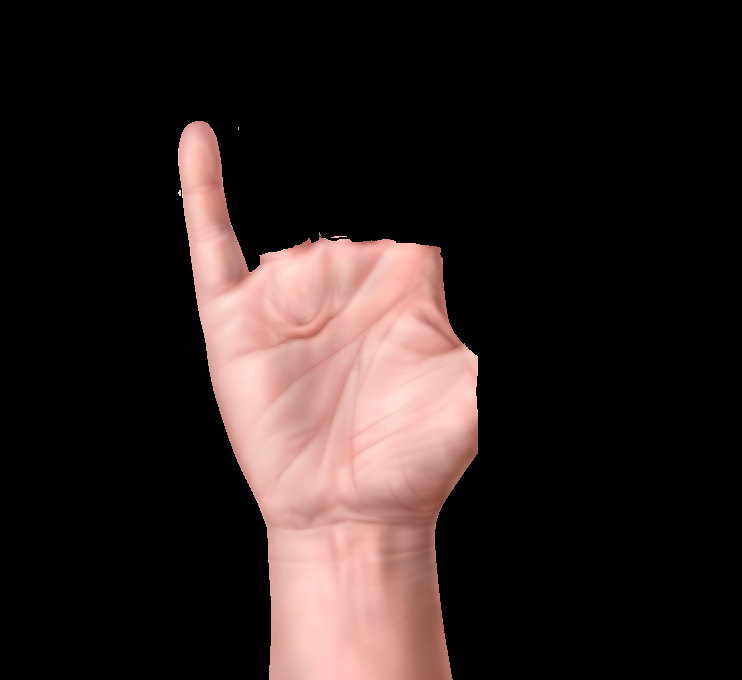
%> input picture Digital Image processing/Finger ditection/f1.png, 742 x 680 px
$ octave finger_detect.m   (GNU Octave 9; MATLAB toolbox functions it lacks are replaced by stand-ins)
%> lines starting %> are read from the running program, lines starting %| are printed output that depends on the picture; in (x1, y1, x2, y2) boxes, pixels count from 0 and x2, y2 are one past the last pixel; in counts of white or black regions, pixels touching at a corner belong together; the program's own positions count from 1
clc;
clear;
close all;

for i = 0:4
    %%%%%%%%%%%%%%%%%%%%%%%%%%%%%%%%%   Reading Images
    if (i == 0)
        Output1 = imread('f1.png');
%> Output1 is the input picture: size 680x742x3 uint8; mean R, G, B 44.8, 33.7, 32
    elseif (i == 1)
        Output1 = imread('f2.png');
    elseif (i == 2)
        Output1 = imread('f3.png');
    elseif (i == 3)
        Output1 = imread('f4.png');
    elseif (i == 4)
        Output1 = imread('f5.png');
    end

    %%%%%%%%%%%%%%%%%%%%%%%%%%%%%%%%%   Coverting to Binary Image
    Output2 = im2bw(rgb2gray(Output1), 0);
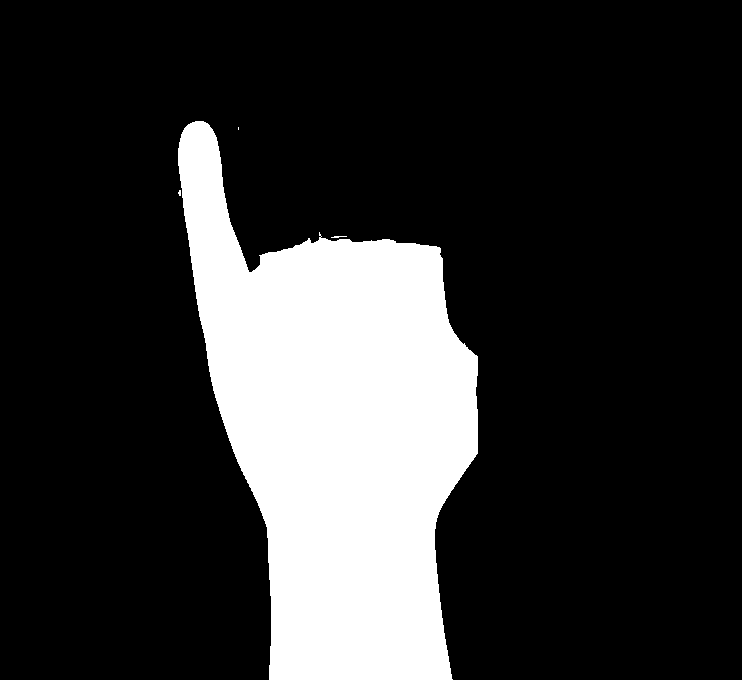
%> Output2: size 680x742 logical; 19.7% white; 4 white regions (2 under 20 px), largest, box (x1, y1, x2, y2) and area: (178, 121, 478, 680) 99413, (331, 236, 347, 238) 21

    %%%%%%%%%%%%%%%%%%%%%%%%%%%%%%%%%   Extracting Palm (first erosion, then dialation)
    StructElement = strel('disk',60);
    Erosion = imerode(Output2, StructElement);
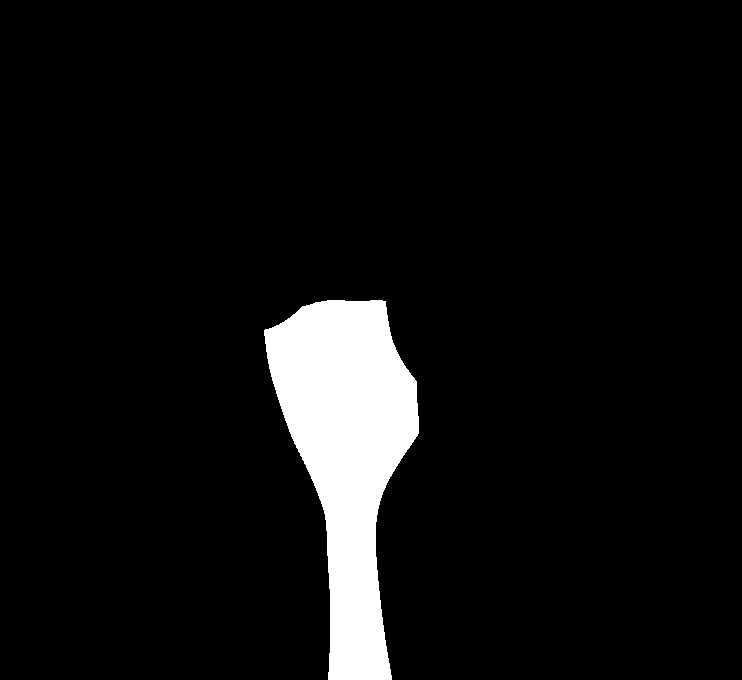
%> Erosion: size 680x742 logical; 6.4% white; 1 white region, box (x1, y1, x2, y2) and area: (264, 300, 419, 680) 32491
    Dilation = imdilate(Erosion, StructElement);
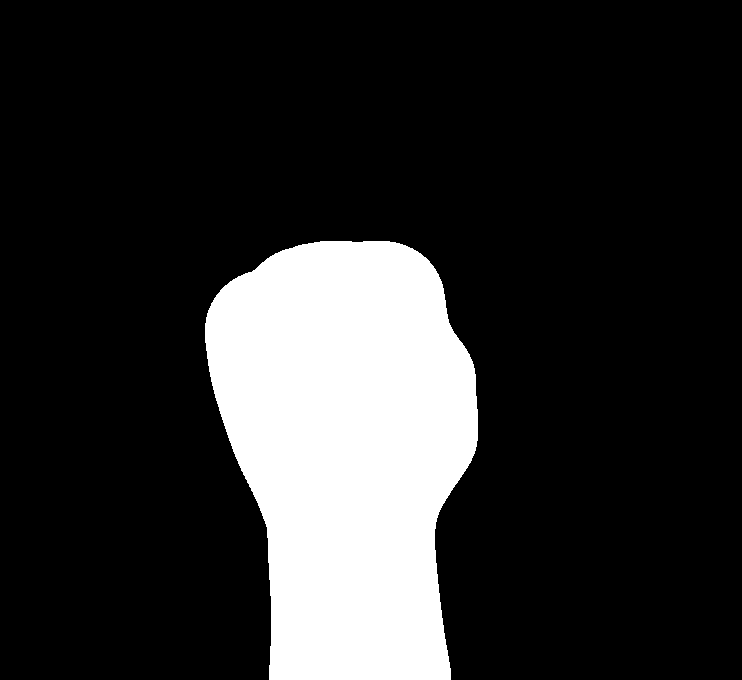
%> Dilation: size 680x742 logical; 18% white; 1 white region, box (x1, y1, x2, y2) and area: (205, 241, 478, 680) 90742
    Output3 = Dilation;

    %%%%%%%%%%%%%%%%%%%%%%%%%%%%%%%%%   Extracting Fingers (Noisy)
    Output4 = Output2 - Output3;
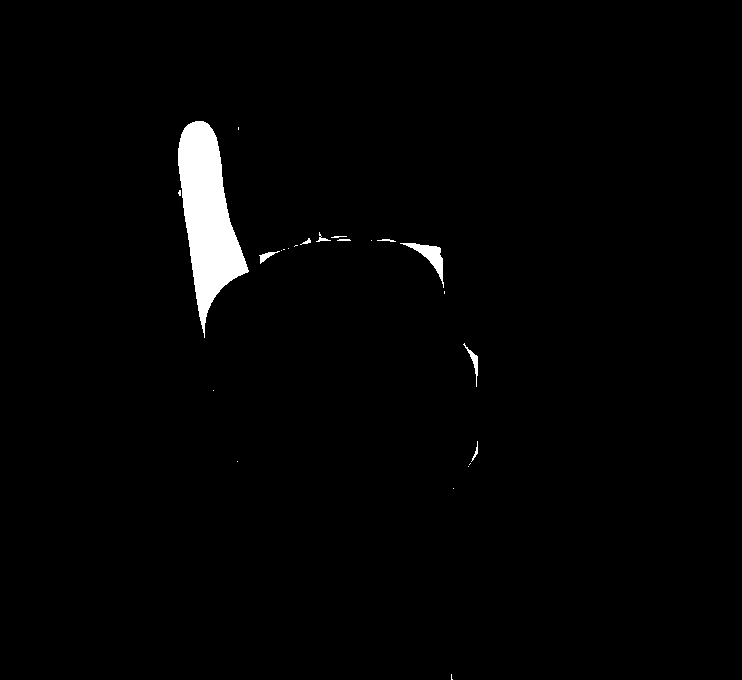
%> Output4: size 680x742 double; values 0 (black) and 1 (white), 1.7% white; 24 white regions (14 under 20 px), largest, box (x1, y1, x2, y2) and area: (178, 121, 249, 338) 7726, (400, 243, 444, 288) 520, (463, 343, 478, 387) 141

    %%%%%%%%%%%%%%%%%%%%%%%%%%%%%%%%%   Extracting Fingers (Noiseless)
    StructElement = strel('disk',10);
    Erosion = imerode(Output4, StructElement);
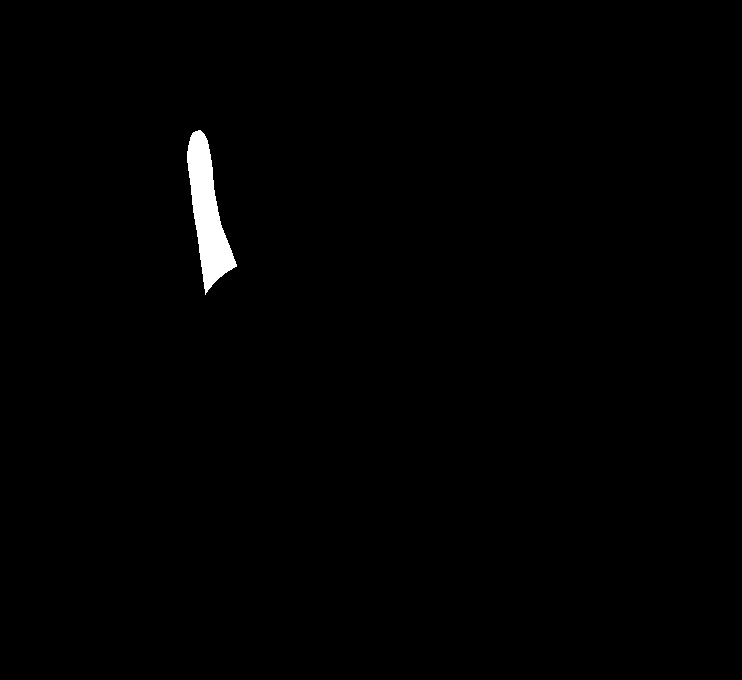
%> Erosion: size 680x742 double; values 0 (black) and 1 (white), 0.76% white; 1 white region, box (x1, y1, x2, y2) and area: (187, 130, 237, 295) 3857
    Output5 = Erosion;

    %%%%%%%%%%%%%%%%%%%%%%%%%%%%%%%%%   Number of fingers
    [img,Output6] = bwlabel(Output5);
%> Output6 = 1

    subplot(5, 6, i*6+1); imshow(Output1); title('Original');

    subplot(5, 6, i*6+2); imshow(Output2); title('Binary Image');

    subplot(5, 6, i*6+3); imshow(Output3); title('Palm');

    subplot(5, 6, i*6+4); imshow(Output4); title('Fingers (Noisy)');

    subplot(5, 6, i*6+5); imshow(Output5); title('Fingers(NoiseleSS)');

    subplot(5, 6, i*6+6); text(0.5, 0.5, int2str(Output6)); title('Number of Finger'); xticks([]); yticks([]);
%> after `yticks([])`:
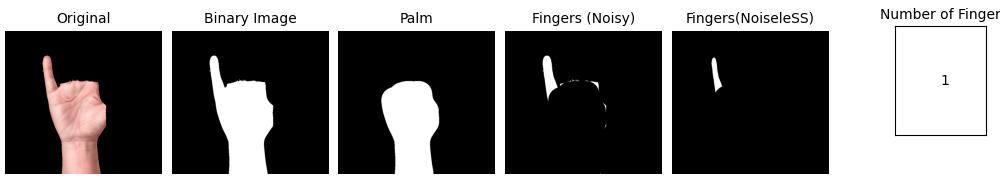
%> figure redrawn from the program's plot data, 6 panels
end
%> pass 2 of the loop `for i = 0:4`:
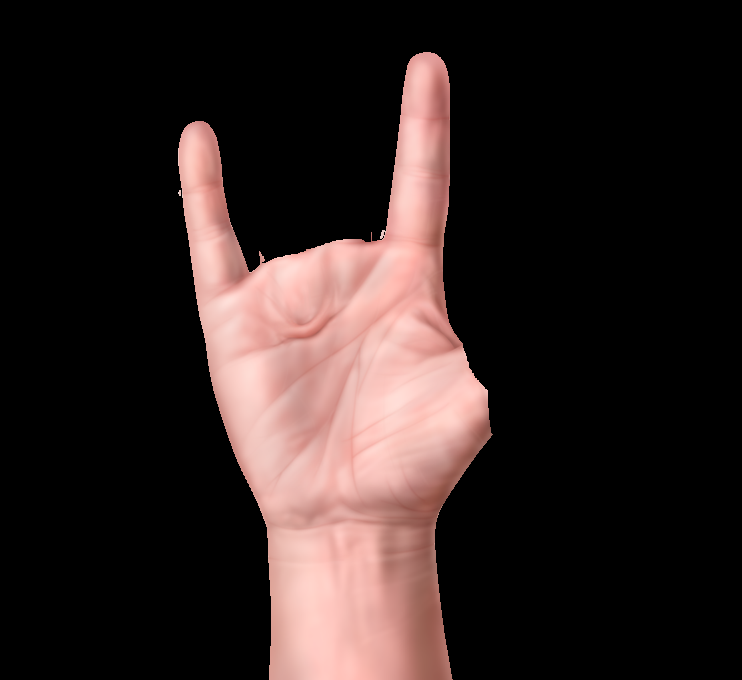
%> input picture Digital Image processing/Finger ditection/f2.png, 742 x 680 px
%> Output1 is the input picture: size 680x742x3 uint8; mean R, G, B 49.1, 36.7, 35
%> `Output2 = im2bw(rgb2gray(Output1), 0);`:
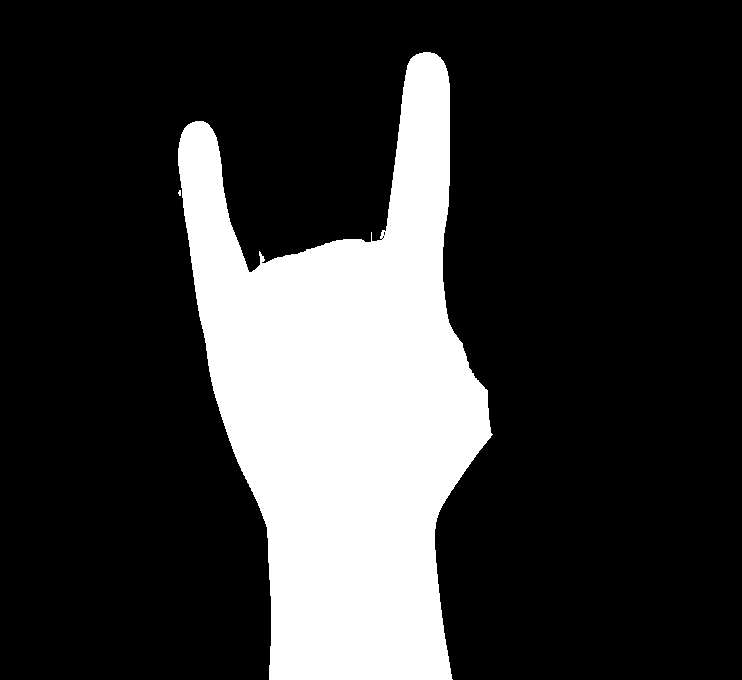
%> Output2: size 680x742 logical; 21.7% white; 2 white regions (1 under 20 px), largest, box (x1, y1, x2, y2) and area: (178, 52, 493, 680) 109379
%> Dilation: size 680x742 logical; 18% white; 1 white region, box (x1, y1, x2, y2) and area: (205, 240, 489, 680) 91022
%> Output4: size 680x742 double; values 0 (black) and 1 (white), 3.6% white; 37 white regions (31 under 20 px), largest, box (x1, y1, x2, y2) and area: (380, 52, 450, 286) 10366, (178, 121, 249, 338) 7726, (480, 420, 493, 450) 81, (257, 251, 265, 268) 50, (478, 380, 488, 402) 49, (343, 239, 364, 241) 24
%> img: size 680x742 double; 3 distinct labels, from 0 to 2
%> Output6 = 2
%> `yticks([])`:
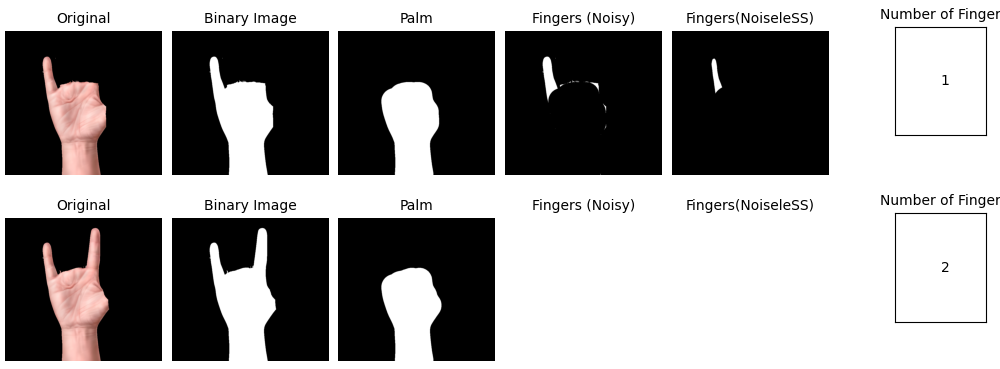
%> figure redrawn from the program's plot data, 12 panels
%> pass 3 of the loop `for i = 0:4`:
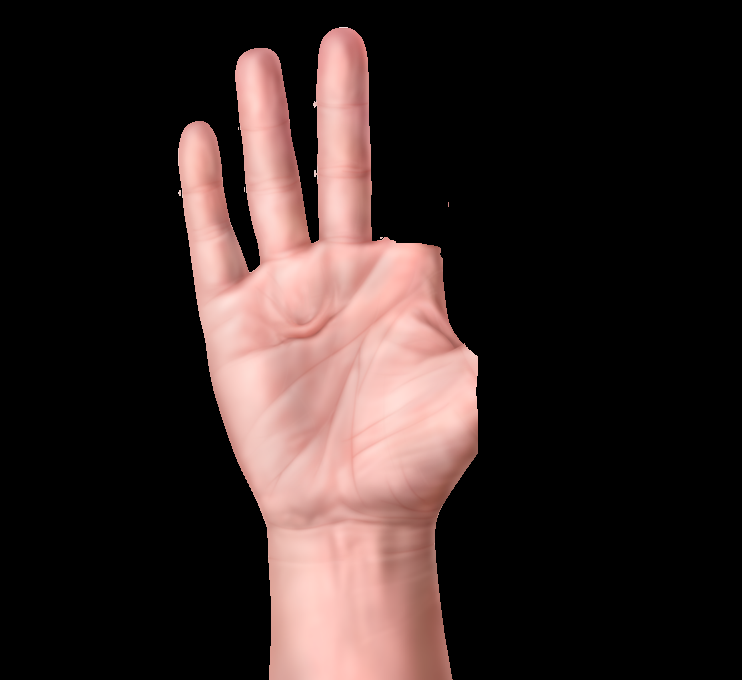
%> input picture Digital Image processing/Finger ditection/f3.png, 742 x 680 px
%> Output1 is the input picture: size 680x742x3 uint8; mean R, G, B 54.1, 40.4, 38.5
%> Output2: size 680x742 logical; 23.9% white; 5 white regions (4 under 20 px), largest, box (x1, y1, x2, y2) and area: (178, 27, 478, 680) 120434
%> Dilation: size 680x742 logical; 18.1% white; 1 white region, box (x1, y1, x2, y2) and area: (205, 235, 478, 680) 91098
%> Output4: size 680x742 double; values 0 (black) and 1 (white), 5.8% white; 18 white regions (11 under 20 px), largest, box (x1, y1, x2, y2) and area: (313, 27, 372, 240) 10666, (235, 48, 311, 263) 10163, (178, 121, 249, 338) 7726
%> `[img,Output6] = bwlabel(Output5);`:
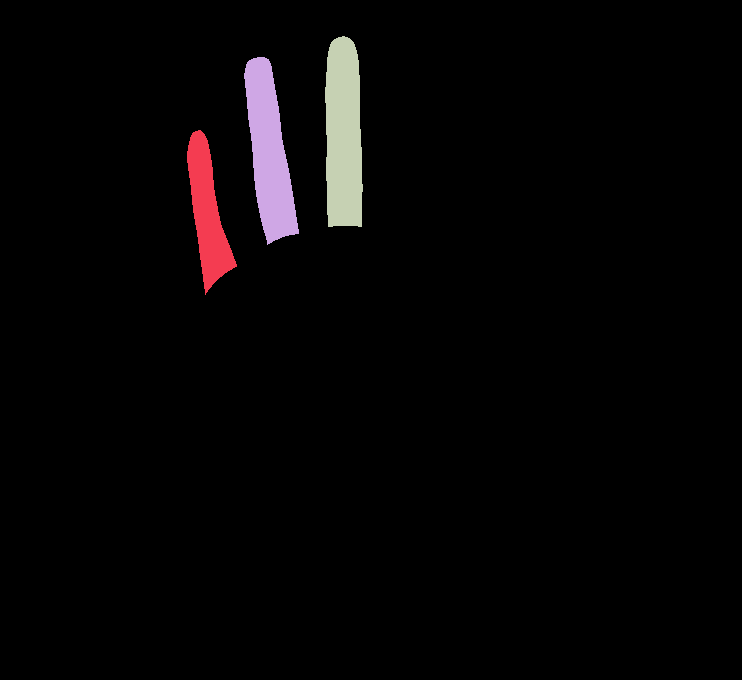
%> img: size 680x742 double; 4 distinct labels, from 0 to 3; one colour per label, 0 black
%> Output6 = 3
%> `yticks([])`:
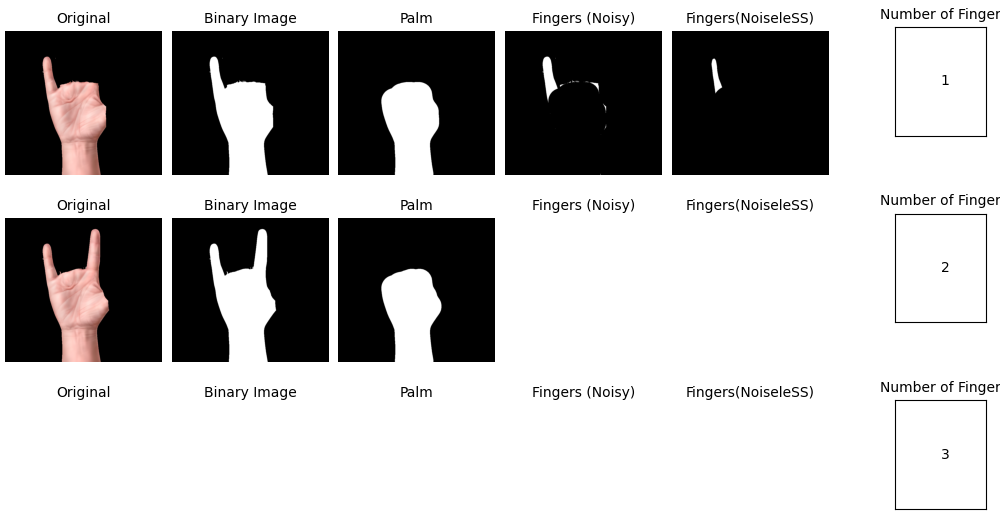
%> figure redrawn from the program's plot data, 18 panels
%> the loop made 5 passes; the first 3 are shown
